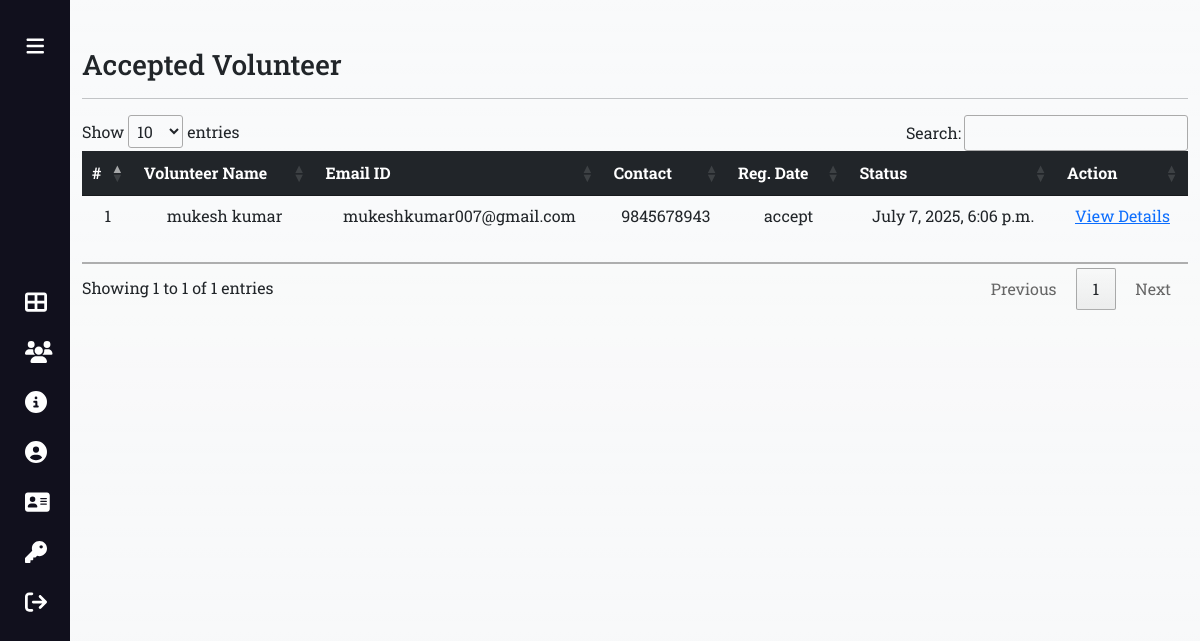
/accepted-volunteer/ (signed in), run on the app's committed database.
### app/models.py (models this page shows, shortened)
class Volunteer(models.Model):
    user = models.ForeignKey(User, on_delete=models.CASCADE)
    contact = models.CharField(max_length=15, null=True)
    address = models.CharField(max_length=300, null=True)
    userpic = models.ImageField(upload_to='volunteer', null=True, blank=True)
    idpic = models.ImageField(upload_to='volunteer', null=True, blank=True)
    aboutme = models.CharField(max_length=300, null=True)
    status = models.CharField(max_length=20, null=True)
    regdate = models.DateTimeField(auto_now_add=True)
    adminremark = models.CharField(max_length=300, null=True)
    updatedondate = models.DateField(null=True)

### app/views.py (the view)
# urls.py: path("accepted-volunteer/", views.accepted_volunteer, name="accepted_volunteer"),
def accepted_volunteer(request):
    if not request.user.is_authenticated:
        return redirect('/login-admin')
    volunteer = Volunteer.objects.filter(status='accept')
    return render(request, "accepted-volunteer.html",locals())

### app/templates/accepted-volunteer.html
{% extends 'base-db-admin.html' %}
{% load static %}
{% block main %}
<div class="container mt-5 vh-100 table-responsive">
    <h3>Accepted Volunteer</h3>
    <hr>
    <table id="mytable" class="table data">
        <thead class="table-dark">
            <tr class="text-center">
                <th scope="col">#</th>
                <th>Volunteer Name</th>
                <th>Email ID</th>
                <th>Contact</th>
                <th>Reg. Date</th>
                <th>Status</th>
                <th>Action</th>
              </tr>
        </thead>
        <tbody>
{% for i in volunteer %}
<tr class="text-center">
    <td>{{ forloop.counter }}</td>
    <td>{{ i.user.first_name }} {{ i.user.last_name }}</td>
    <td>{{ i.user.email }}</td>
    <td>{{ i.contact }}</td>
    <td>{{ i.status }}</td>
    <td>{{ i.regdate }}</td>
    <td><a href="{% url 'view_volunteerdetail' i.id %}" class="text-primary">View Details</a></td>
</tr>
{% endfor %}
        </tbody>
    </table>
  </div>
{% endblock main %}

### app/static/css/style-admin.css (style rules this page uses)
* { margin:0; padding:0; box-sizing: border-box; }
body { position: relative; min-height: 100vh; width: 100%; overflow: hidden; }
.table tr td { height: 50px; }

### data on the page
Volunteer: user.first_name "mukesh", user.last_name "kumar", user.email "mukeshkumar007@gmail.com", contact "9845678943", status "accept", regdate "July 7, 2025, 6:06 p.m."
